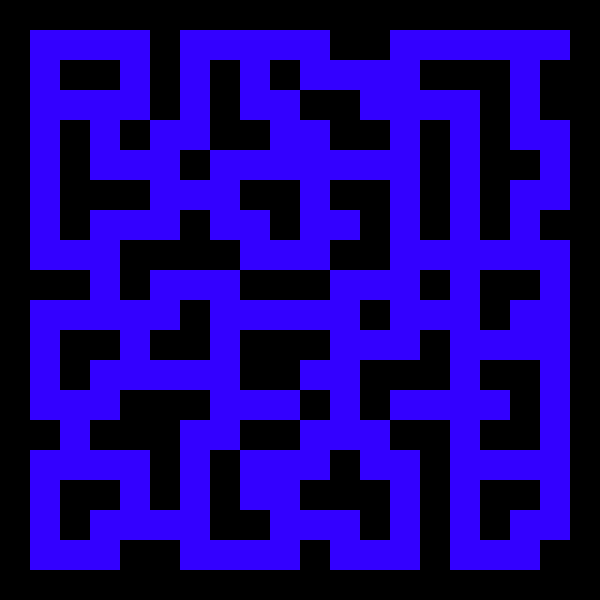

Below is a game level as drawn by its tile map, then a one-line description and the .tmx file that defines it, in full:
An orthogonal 20x20 tile map with 30x30 px tiles, 2 tile layers (ground, wall).

<map version="1.10" tiledversion="1.10.1" orientation="orthogonal" renderorder="left-up" width="20" height="20" tilewidth="30" tileheight="30" infinite="0" nextlayerid="3" nextobjectid="1">
 <tileset firstgid="1" name="map-tiled-set" tilewidth="30" tileheight="30" tilecount="2" columns="2">
  <image source="map-tiled-set.png" width="60" height="30" />
  <tile id="0">
   <properties>
    <property name="collision" type="bool" value="true" />
   </properties>
  </tile>
 </tileset>
 <layer id="1" name="ground" width="20" height="20">
  <data encoding="csv">
2,2,2,2,2,2,2,2,2,2,2,2,2,2,2,2,2,2,2,2,
2,2,2,2,2,2,2,2,2,2,2,2,2,2,2,2,2,2,2,2,
2,2,2,2,2,2,2,2,2,2,2,2,2,2,2,2,2,2,2,2,
2,2,2,2,2,2,2,2,2,2,2,2,2,2,2,2,2,2,2,2,
2,2,2,2,2,2,2,2,2,2,2,2,2,2,2,2,2,2,2,2,
2,2,2,2,2,2,2,2,2,2,2,2,2,2,2,2,2,2,2,2,
2,2,2,2,2,2,2,2,2,2,2,2,2,2,2,2,2,2,2,2,
2,2,2,2,2,2,2,2,2,2,2,2,2,2,2,2,2,2,2,2,
2,2,2,2,2,2,2,2,2,2,2,2,2,2,2,2,2,2,2,2,
2,2,2,2,2,2,2,2,2,2,2,2,2,2,2,2,2,2,2,2,
2,2,2,2,2,2,2,2,2,2,2,2,2,2,2,2,2,2,2,2,
2,2,2,2,2,2,2,2,2,2,2,2,2,2,2,2,2,2,2,2,
2,2,2,2,2,2,2,2,2,2,2,2,2,2,2,2,2,2,2,2,
2,2,2,2,2,2,2,2,2,2,2,2,2,2,2,2,2,2,2,2,
2,2,2,2,2,2,2,2,2,2,2,2,2,2,2,2,2,2,2,2,
2,2,2,2,2,2,2,2,2,2,2,2,2,2,2,2,2,2,2,2,
2,2,2,2,2,2,2,2,2,2,2,2,2,2,2,2,2,2,2,2,
2,2,2,2,2,2,2,2,2,2,2,2,2,2,2,2,2,2,2,2,
2,2,2,2,2,2,2,2,2,2,2,2,2,2,2,2,2,2,2,2,
2,2,2,2,2,2,2,2,2,2,2,2,2,2,2,2,2,2,2,2
</data>
 </layer>
 <layer id="2" name="wall" width="20" height="20">
  <data encoding="csv">
1,1,1,1,1,1,1,1,1,1,1,1,1,1,1,1,1,1,1,1,
1,0,0,0,0,1,0,0,0,0,0,1,1,0,0,0,0,0,0,1,
1,0,1,1,0,1,0,1,0,1,0,0,0,0,1,1,1,0,1,1,
1,0,0,0,0,1,0,1,0,0,1,1,0,0,0,0,1,0,1,1,
1,0,1,0,1,0,0,1,1,0,0,1,1,0,1,0,1,0,0,1,
1,0,1,0,0,0,1,0,0,0,0,0,0,0,1,0,1,1,0,1,
1,0,1,1,1,0,0,0,1,1,0,1,1,0,1,0,1,0,0,1,
1,0,1,0,0,0,1,0,0,1,0,0,1,0,1,0,1,0,1,1,
1,0,0,0,1,1,1,1,0,0,0,1,1,0,0,0,0,0,0,1,
1,1,1,0,1,0,0,0,1,1,1,0,0,0,1,0,1,1,0,1,
1,0,0,0,0,0,1,0,0,0,0,0,1,0,0,0,1,0,0,1,
1,0,1,1,0,1,1,0,1,1,1,0,0,0,1,0,0,0,0,1,
1,0,1,0,0,0,0,0,1,1,0,0,1,1,1,0,1,1,0,1,
1,0,0,0,1,1,1,0,0,0,1,0,1,0,0,0,0,1,0,1,
1,1,0,1,1,1,0,0,1,1,0,0,0,1,1,0,1,1,0,1,
1,0,0,0,0,1,0,1,0,0,0,1,0,0,1,0,0,0,0,1,
1,0,1,1,0,1,0,1,0,0,1,1,1,0,1,0,1,1,0,1,
1,0,1,0,0,0,0,1,1,0,0,0,1,0,1,0,1,0,0,1,
1,0,0,0,1,1,0,0,0,0,1,0,0,0,1,0,0,0,1,1,
1,1,1,1,1,1,1,1,1,1,1,1,1,1,1,1,1,1,1,1
</data>
 </layer>
</map>